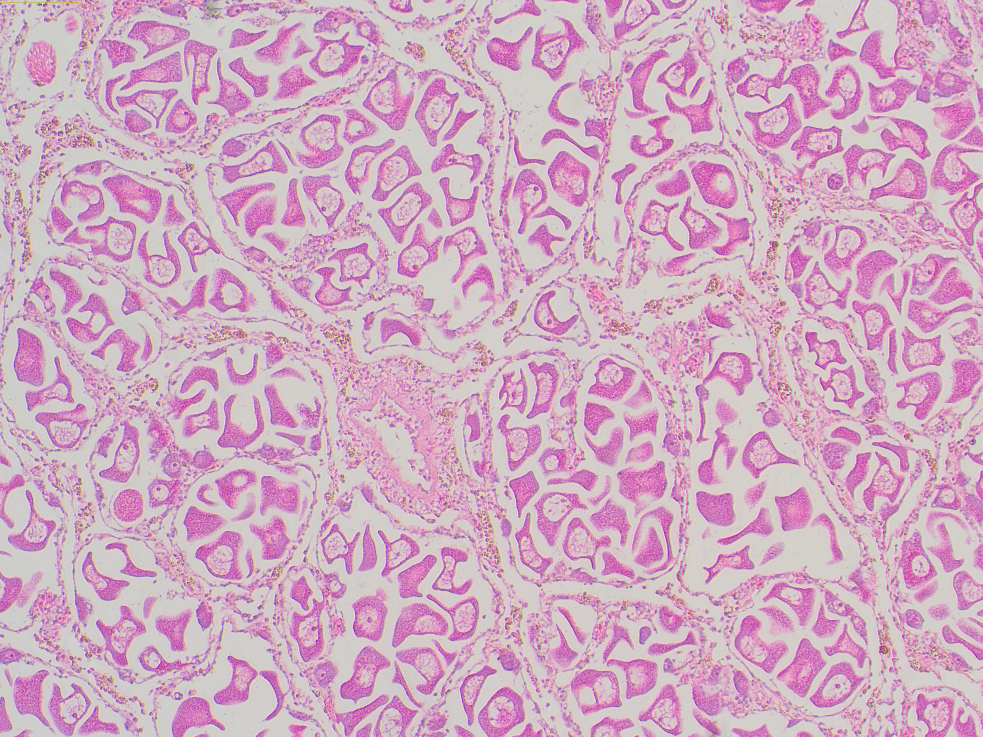
#> input picture imagedataset/spawning/3-F-Spawning-10x.jpg, 4912 x 3684 px (shown at 1/5 size)
$ python -i features_00.py   (imports and definitions only)   (older library calls are emulated)
#> lines starting #> are read from the running program, lines starting #| are printed output that depends on the picture; after the words box and inside, x2 and y2 are one past the last pixel; in counts of white or black regions, pixels touching at a corner belong together
#> further down, picture is the input picture: shape (3684, 4912, 3); mean B, G, R 193.6, 171.1, 208.4
import os
import re
import random
import cv2
import numpy as np
from skimage.feature.texture import graycomatrix, graycoprops
from skimage.feature import local_binary_pattern
from sklearn.decomposition import PCA

folder = "Histological Slides - Female/"

# ============================
# Image Preprocessing
# ============================

def preprocess_image_segmented(img):
    img = cv2.resize(img, (512, 512))

    lab = cv2.cvtColor(img, cv2.COLOR_BGR2LAB)
#> lab: shape (512, 512, 3); mean of channels 0, 1, 2 189.1, 145.5, 121.9
    L, A, B = cv2.split(lab)
    L = cv2.GaussianBlur(L, (99, 99), 0)
    img = cv2.cvtColor(lab, cv2.COLOR_LAB2BGR)

    img = cv2.bilateralFilter(img, 7, 40, 40)

    lab = cv2.cvtColor(img, cv2.COLOR_BGR2LAB)
#> lab: shape (512, 512, 3); mean of channels 0, 1, 2 189.8, 145, 122.1
    L, A, B = cv2.split(lab)
    clahe = cv2.createCLAHE(clipLimit=2.5, tileGridSize=(8, 8))
    L = clahe.apply(L)
    lab = cv2.merge((L, A, B))
#> lab: shape (512, 512, 3); mean of channels 0, 1, 2 179.4, 145, 122.1
    img = cv2.cvtColor(lab, cv2.COLOR_LAB2BGR)

    #this is the part that detects the low-level stuff
    # -----------------
    # Hysteresis Inspired AHE
    # -----------------
    himg = img.copy()
    for tiles in [64, 32, 16, 8]:
        lab = cv2.cvtColor(himg, cv2.COLOR_BGR2LAB)
        L, A, B = cv2.split(lab)
        clahe = cv2.createCLAHE(clipLimit=1.8, tileGridSize=(tiles, tiles))
        L = clahe.apply(L)
        lab = cv2.merge((L, A, B))
        himg = cv2.cvtColor(lab, cv2.COLOR_LAB2BGR)
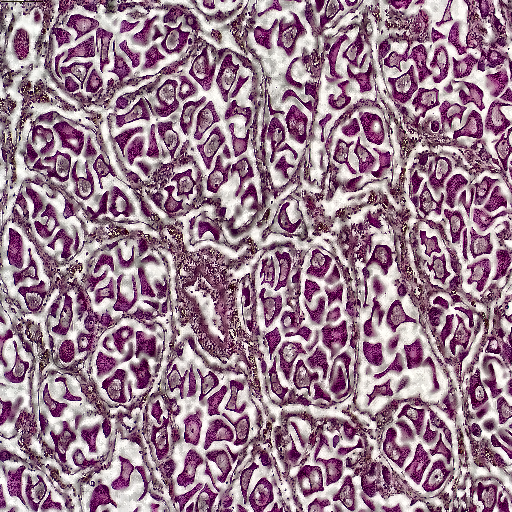
#> himg: shape (512, 512, 3); mean B, G, R 143.5, 124.9, 155.5
#> lab: shape (512, 512, 3); mean of channels 0, 1, 2 140, 144.1, 122.4

    gb = cv2.GaussianBlur(himg, (5, 5), 0)
    hsv = cv2.cvtColor(gb, cv2.COLOR_BGR2HSV)
#> hsv: shape (512, 512, 3); mean H, S, V 130.5, 65.8, 155.6
    H, S, V = cv2.split(hsv)
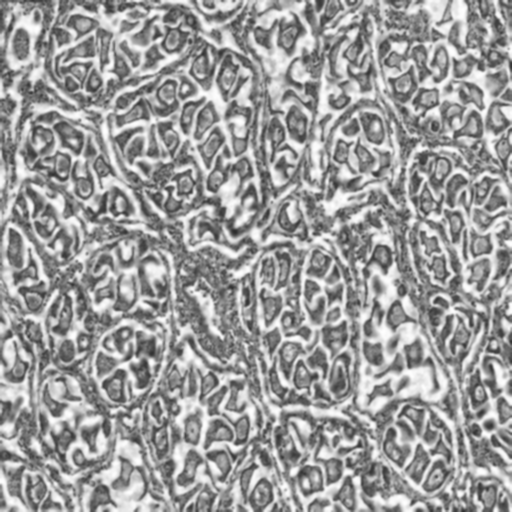
#> V: shape (512, 512); min 44, max 255, mean 155.6
    S = cv2.GaussianBlur(S, (5, 5), 0)
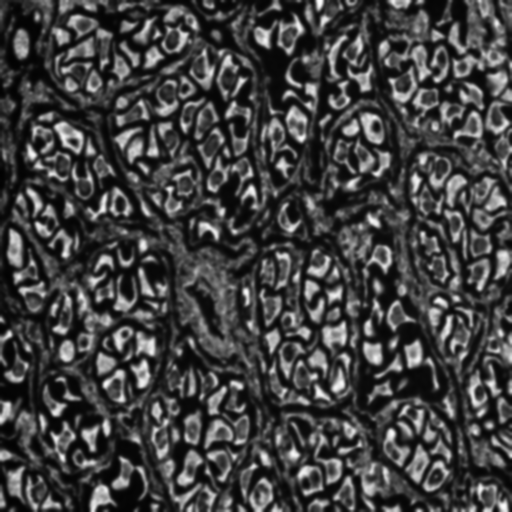
#> S: shape (512, 512); min 1, max 254, mean 65.8
    _, S_binary = cv2.threshold(S, 0, 255, cv2.THRESH_BINARY + cv2.THRESH_OTSU)
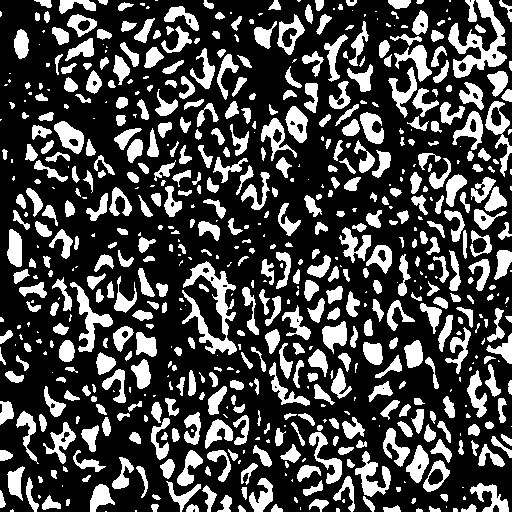
#> S_binary: shape (512, 512); 28.3% white; 664 white regions (185 under 20 px), largest, box (x1, y1, x2, y2) and area: (182, 261, 237, 355) 1758, (448, 0, 507, 78) 1684, (70, 282, 113, 352) 827

    S_inv = cv2.bitwise_not(S_binary)
    S_further = cv2.GaussianBlur(S_inv, (5, 5), 0)
    _, S_binary2 = cv2.threshold(S_further, 0, 255, cv2.THRESH_BINARY + cv2.THRESH_OTSU)
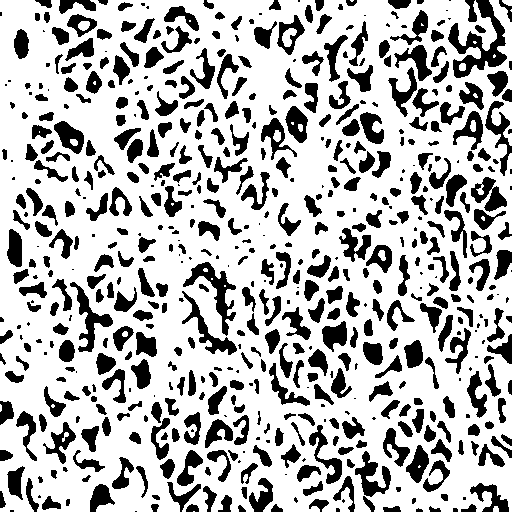
#> S_binary2: shape (512, 512); 71.8% white; 607 black regions (132 under 20 px), largest, box (x1, y1, x2, y2) and area: (448, 0, 507, 78) 1711, (183, 262, 236, 336) 1039, (70, 282, 113, 352) 831

    S_and = cv2.bitwise_and(S_binary, S_binary2)
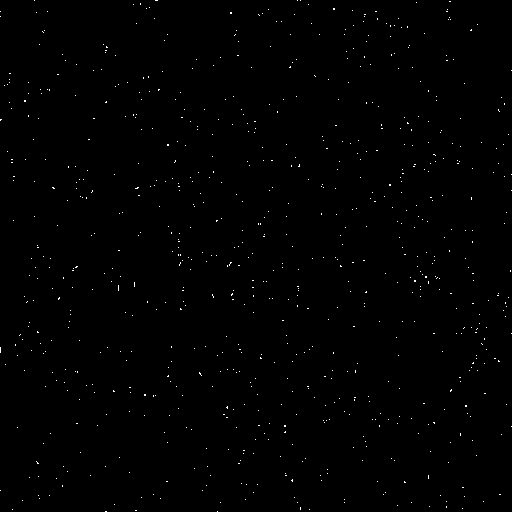
#> S_and: shape (512, 512); 0.4% white in thin lines or dots
    S_and_eroded = cv2.erode(S_and, cv2.getStructuringElement(cv2.MORPH_ELLIPSE, (3, 3)), iterations=1)
#> S_and_eroded: shape (512, 512); every value is 0

    contours, _ = cv2.findContours(S_and_eroded, cv2.RETR_EXTERNAL, cv2.CHAIN_APPROX_SIMPLE)
#> contours = []
    cc_mask = np.zeros_like(S_and_eroded)

    for c in contours:
        area = cv2.contourArea(c)
        if area > 1000:
            cv2.drawContours(cc_mask, [c], -1, 255, -1)
#> this loop made 0 passes

    # Morphological closing
    kernel = cv2.getStructuringElement(cv2.MORPH_ELLIPSE, (7, 7))
    cc_mask = cv2.morphologyEx(cc_mask, cv2.MORPH_CLOSE, kernel, iterations=2)

    # If too little mask, fallback to resized original
    if np.sum(cc_mask) < 5000:
        return cv2.cvtColor(cv2.resize(img, (256, 256)), cv2.COLOR_BGR2RGB)
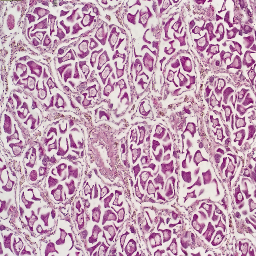
#> returned value: shape (256, 256, 3); mean R, G, B 197.9, 162.5, 183.8

    coords = cv2.findNonZero(cc_mask)
    x, y, w, h = cv2.boundingRect(coords)

    img_crop = img[y:y+h, x:x+w]
    img_crop = cv2.resize(img_crop, (256, 256))
    return cv2.cvtColor(img_crop, cv2.COLOR_BGR2RGB)


# [243 lines left out: functions preprocess_image_clean, extract_edge_features, extract_glcm, extract_lbp, extract_color_moments, extract_morph_features and 2 more, not called in this run]

>>> import cv2
>>> picture = cv2.imread('imagedataset/spawning/3-F-Spawning-10x.jpg')
>>> result = preprocess_image_segmented(picture)
